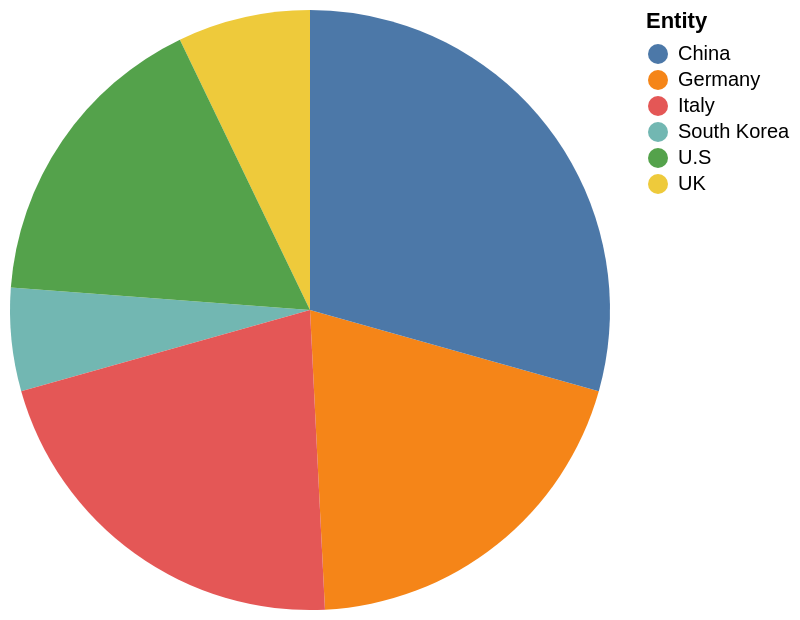

Write a Vega-Lite specification for this figure.
### Vega-Lite specification from a JSON file in a GitHub repository (floating-point values rounded to 4 significant figures)
{"$schema": "https://vega.github.io/schema/vega-lite/v5.json", "description": "Pie chart auto-generated from CSV", "data": {"values": [{"Entity": "Germany", "Poor": "25", "Only fair": "51", "Good": "15", "Excellent": "0"}, {"Entity": "South Korea", "Poor": "7", "Only fair": "22", "Good": "41", "Excellent": "25"}, {"Entity": "UK", "Poor": "9", "Only fair": "38", "Good": "44", "Excellent": "5"}, {"Entity": "U.S", "Poor": "21", "Only fair": "31", "Good": "37", "Excellent": "10"}, {"Entity": "Italy", "Poor": "27", "Only fair": "36", "Good": "28", "Excellent": "0"}, {"Entity": "China", "Poor": "37", "Only fair": "26", "Good": "26", "Excellent": "7"}]}, "mark": "arc", "encoding": {"theta": {"field": "Poor", "type": "quantitative"}, "color": {"field": "Entity", "type": "nominal"}}}
